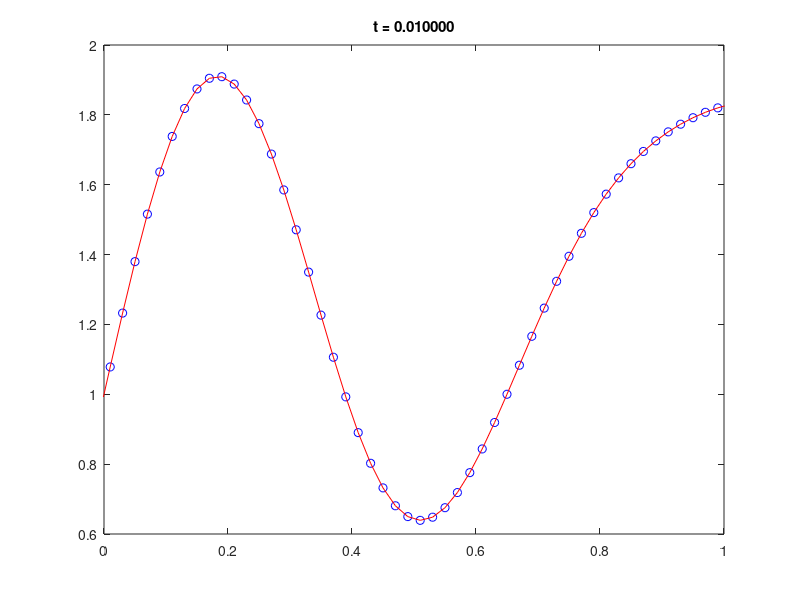
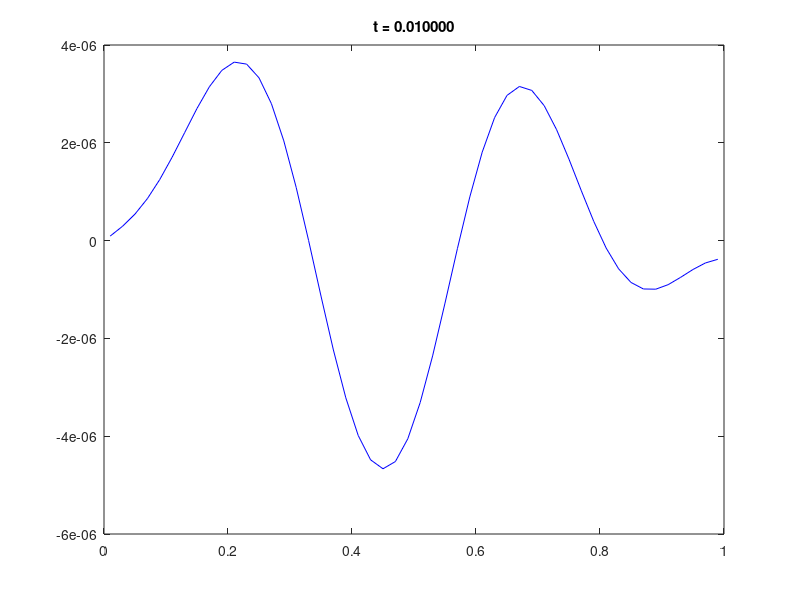

Write the MATLAB code that produced these figures, in order.
%%%%%%%%%%%%%%%%%%%%%%%%%%%%%%%%%%%%%%%%%%%%%%%%%%%%%%%%%%%%%%%%%%%%%%%%%%%%%
%
% This MATLAB script computes the solutions of the 1d heat equation
%
%   T_t = kappa T_xx + f
%
% on the domain 0 < x < 1 with a Dirichlet boundary condition imposed at
% x = 0 and a Neumann boundary condition imposed at x = 1.  The numerical
% solution is computed on a cell-centered grid using forward Euler time
% integration with a second-order central difference approximation to the
% Laplacian.  The optimal time step of dt = dx^2/kappa/6 and the correction
% for the source term are used.
%
% The discretization for the boundary condition can be set to 
% linear extrapolation or quadratic extrapolation.
%  
% Kevin T. Chu
% 2007 September
% 
%%%%%%%%%%%%%%%%%%%%%%%%%%%%%%%%%%%%%%%%%%%%%%%%%%%%%%%%%%%%%%%%%%%%%%%%%%%%%

clear 
format long
format compact

% physical parameters
kappa = 2.0;  % thermal conductivity

% boundary conditions parameters
% NOTE: BC_order should be set to 1 for linear extrapolation and
%       2 for quadratic extrapolation.  An error will result for
%       any other values.
BC_order = 1;
T_0 = 1;
dTdx_1 = 0.5;

% time integration parameters
t_init  = 0.0;
t_final = 0.01;

% construct grid
N = 50;
dx = 1/N;
x = -dx/2:dx:1+dx/2;  x = x';   % include ghost cells for boundary conditions

% set dt
dt = dx^2/kappa/6;

% construct Laplacian operator (with boundary conditions) 
L = (diag(ones(N+1,1),1) - 2*diag(ones(N+2,1),0) + diag(ones(N+1,1),-1))/dx/dx;
L(1,1) = 0; L(1,2) = 0;   % no need to compute Laplacian at Dirichlet boundary 
L(N+2,N+1) = 0; L(N+2,N+2) = 0;  % no need to compute Laplacian for 
                                 % ghost cell at Neumann boundary

% initialize temperature
T = 1.0 + 0.5*x + 2*sin(5/2*pi*x) - 4*sin(11/2*pi*x) + 3*sin(7/2*pi*x);
f = 5*sin(3/2*pi*x) - 7*sin(15/2*pi*x) + 10*sin(21/2*pi*x);
f = 0;


% forward Euler time integration
t = t_init;
figure(1); clf; % clear figure
while (t < t_final)
  
  % compute exact solution
  if (f == 0)
    T_exact = 1.0 + 0.5*x ...
            + 2*sin(5/2*pi*x)*exp(-25/4*pi^2*kappa*t) ...
            - 4*sin(11/2*pi*x)*exp(-121/4*pi^2*kappa*t) ...
            + 3*sin(7/2*pi*x)*exp(-49/4*pi^2*kappa*t);
  else 
    T_exact = 1.0 + 0.5*x ...
            + 2*sin(5/2*pi*x)*exp(-25/4*pi^2*kappa*t) ...
            - 4*sin(11/2*pi*x)*exp(-121/4*pi^2*kappa*t) ...
            + 3*sin(7/2*pi*x)*exp(-49/4*pi^2*kappa*t) ...
            + 5/kappa*4/9/pi^2*sin(3/2*pi*x)*(1-exp(-9/4*pi^2*kappa*t)) ...
            - 7/kappa*4/225/pi^2*sin(15/2*pi*x)*(1-exp(-225/4*pi^2*kappa*t)) ...
            + 10/kappa*4/21^2/pi^2*sin(21/2*pi*x)*(1-exp(-21^2/4*pi^2*kappa*t));
  end
  err = T(2:N+1)-T_exact(2:N+1);
  err_L_inf = norm(err,'inf')

  % plot current solution
  figure(1); clf;
  plot(x,T,'bo');
  hold on;
  plot(x,T_exact,'r');
  plot_axes = axis; plot_axes(1) = 0; plot_axes(2) = 1;
  axis(plot_axes);
  title_string = sprintf('t = %f',t);
  title(title_string);

  % plot current error
  figure(2); clf;
  plot(x(2:N+1),err,'b');
  plot_axes = axis; plot_axes(1) = 0; plot_axes(2) = 1;
  axis(plot_axes);
  title_string = sprintf('t = %f',t);
  title(title_string);
  drawnow

  % adjust dt so we don't overstep t_final
  if (t+dt > t_final)
    dt = t_final - t;
  end

  % impose boundary conditions
  if (BC_order == 1)
    T(1) = 2*T_0 - T(2);
  elseif (BC_order == 2)
    T(1) = 8/3*T_0 - 2*T(2) + T(3)/3;
  else
    error('Invalid BC_order');
  end
  T(N+2) = T(N+1) + dx*dTdx_1;

  % update solution
  if (f == 0)
    T = T + kappa*dt*(L*T);
  else 
    T = T + kappa*dt*(L*T) + dt*f + 0.5*kappa*dt^2*L*f; 
  end

  % update time
  t = t + dt;

end

% compute exact solution and error
if (f == 0)
  T_exact = 1.0 + 0.5*x ...
          + 2*sin(5/2*pi*x)*exp(-25/4*pi^2*kappa*t) ...
          - 4*sin(11/2*pi*x)*exp(-121/4*pi^2*kappa*t) ...
          + 3*sin(7/2*pi*x)*exp(-49/4*pi^2*kappa*t);
else
  T_exact = 1.0 + 0.5*x ...
          + 2*sin(5/2*pi*x)*exp(-25/4*pi^2*kappa*t) ...
          - 4*sin(11/2*pi*x)*exp(-121/4*pi^2*kappa*t) ...
          + 3*sin(7/2*pi*x)*exp(-49/4*pi^2*kappa*t) ...
          + 5/kappa*4/9/pi^2*sin(3/2*pi*x)*(1-exp(-9/4*pi^2*kappa*t)) ...
          - 7/kappa*4/225/pi^2*sin(15/2*pi*x)*(1-exp(-225/4*pi^2*kappa*t)) ...
          + 10/kappa*4/21^2/pi^2*sin(21/2*pi*x)*(1-exp(-21^2/4*pi^2*kappa*t));
end
err = T(2:N+1)-T_exact(2:N+1);
err_L_inf = norm(err,'inf')


% impose boundary conditions
if (BC_order == 1)
  T(1) = 2*T_0 - T(2);
elseif (BC_order == 2)
  T(1) = 8/3*T_0 - 2*T(2) + T(3)/3;
else
  error('Invalid BC_order');
end
T(N+2) = T(N+1) + dx*dTdx_1;

% plot final result
figure(1); clf;
plot(x,T,'bo')
hold on;
plot(x,T_exact,'r')
plot_axes = axis; plot_axes(1) = 0; plot_axes(2) = 1;
axis(plot_axes);
title_string = sprintf('t = %f',t);
title(title_string);

% plot error
figure(2); clf;
plot(x(2:N+1),err,'b');
plot_axes = axis; plot_axes(1) = 0; plot_axes(2) = 1;
axis(plot_axes);
title_string = sprintf('t = %f',t);
title(title_string);
err2 = abs(T(2)-T_exact(2))
